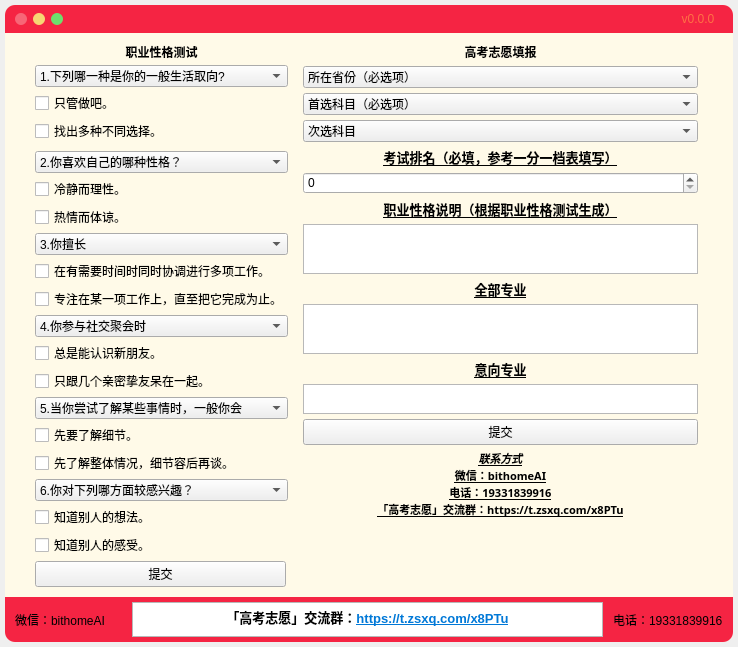
<?xml version="1.0" encoding="UTF-8"?>
<ui version="4.0">
 <author>Nagisa</author>
 <class>MainWindow</class>
 <widget class="QMainWindow" name="MainWindow">
  <property name="enabled">
   <bool>true</bool>
  </property>
  <property name="geometry">
   <rect>
    <x>0</x>
    <y>0</y>
    <width>738</width>
    <height>593</height>
   </rect>
  </property>
  <property name="maximumSize">
   <size>
    <width>750</width>
    <height>593</height>
   </size>
  </property>
  <property name="windowTitle">
   <string>LrcMusicPlayer</string>
  </property>
  <property name="windowIcon">
   <iconset resource="resource.qrc">
    <normaloff>:/images/images/music.png</normaloff>:/images/images/music.png</iconset>
  </property>
  <property name="windowOpacity">
   <double>2.000000000000000</double>
  </property>
  <widget class="QWidget" name="centralwidget">
   <layout class="QHBoxLayout" name="horizontalLayout_9">
    <property name="spacing">
     <number>0</number>
    </property>
    <property name="leftMargin">
     <number>5</number>
    </property>
    <property name="topMargin">
     <number>5</number>
    </property>
    <property name="rightMargin">
     <number>5</number>
    </property>
    <property name="bottomMargin">
     <number>5</number>
    </property>
    <item>
     <widget class="QWidget" name="widget" native="true">
      <property name="focusPolicy">
       <enum>Qt::FocusPolicy::StrongFocus</enum>
      </property>
      <property name="styleSheet">
       <string notr="true">QWidget#widget{
	background:rgb(255, 250, 232);
	border-top-right-radius:10px;
	border-bottom-right-radius:10px;
    border-top-left-radius:10px;
    border-bottom-left-radius:10px;
}

QListWidget{
	font: 9pt &quot;LXGW WenKai&quot;;
	background:rgb(255, 250, 232);
}

QScrollBar:vertical{
    width:8px;
    border:none;
    background:rgba(0,0,0,0%);
    margin:0px,0px,0px,0px;
    padding-top:9px;
    padding-bottom:9px;
}

QScrollBar::handle:vertical{
    width:8px;
    background:rgba(0,0,0,25%);
    border-radius:4px;
    min-height:20;
}

QScrollBar::handle:vertical:hover
{
    width:8px;
    background:rgba(0,0,0,50%);
    border-radius:4px;
    min-height:20;
}
QScrollBar::add-page:vertical{
    background-color:rgb(255, 250, 232);
    height: 0px;
}
QScrollBar::sub-page:vertical{
    background-color:rgb(255, 250, 232);
}
QScrollBar::add-line:vertical
{
    height:9px;width:8px;
	image: url(:/icon/images/arrow-down-bold.png);
    subcontrol-position:bottom;
}
QScrollBar::sub-line:vertical
{
    height:9px;width:8px;
    image: url(:/icon/images/arrow-up-bold.png);
    subcontrol-position:top;
}</string>
      </property>
      <layout class="QVBoxLayout" name="verticalLayout_5">
       <property name="spacing">
        <number>0</number>
       </property>
       <property name="leftMargin">
        <number>0</number>
       </property>
       <property name="topMargin">
        <number>0</number>
       </property>
       <property name="rightMargin">
        <number>0</number>
       </property>
       <property name="bottomMargin">
        <number>0</number>
       </property>
       <item>
        <widget class="QWidget" name="widget_top" native="true">
         <property name="minimumSize">
          <size>
           <width>0</width>
           <height>28</height>
          </size>
         </property>
         <property name="maximumSize">
          <size>
           <width>16777215</width>
           <height>28</height>
          </size>
         </property>
         <property name="mouseTracking">
          <bool>false</bool>
         </property>
         <property name="styleSheet">
          <string notr="true">QWidget#widget_top{
    background:rgb(245, 36, 67);
	border-top-right-radius:10px;
    border-top-left-radius:10px;
}</string>
         </property>
         <layout class="QHBoxLayout" name="horizontalLayout_3">
          <property name="spacing">
           <number>7</number>
          </property>
          <property name="leftMargin">
           <number>10</number>
          </property>
          <property name="topMargin">
           <number>0</number>
          </property>
          <property name="rightMargin">
           <number>10</number>
          </property>
          <property name="bottomMargin">
           <number>0</number>
          </property>
          <item>
           <layout class="QHBoxLayout" name="horizontalLayout_lights_btn">
            <property name="spacing">
             <number>6</number>
            </property>
            <item>
             <widget class="QPushButton" name="pushButton_red">
              <property name="minimumSize">
               <size>
                <width>12</width>
                <height>12</height>
               </size>
              </property>
              <property name="maximumSize">
               <size>
                <width>12</width>
                <height>12</height>
               </size>
              </property>
              <property name="cursor">
               <cursorShape>PointingHandCursor</cursorShape>
              </property>
              <property name="focusPolicy">
               <enum>Qt::FocusPolicy::NoFocus</enum>
              </property>
              <property name="styleSheet">
               <string notr="true">QPushButton{background:#F76677;border-radius:6px;}QPushButton:hover{background:red;}</string>
              </property>
              <property name="text">
               <string/>
              </property>
             </widget>
            </item>
            <item>
             <widget class="QPushButton" name="pushButton_yellow">
              <property name="minimumSize">
               <size>
                <width>12</width>
                <height>12</height>
               </size>
              </property>
              <property name="maximumSize">
               <size>
                <width>12</width>
                <height>12</height>
               </size>
              </property>
              <property name="cursor">
               <cursorShape>PointingHandCursor</cursorShape>
              </property>
              <property name="focusPolicy">
               <enum>Qt::FocusPolicy::NoFocus</enum>
              </property>
              <property name="styleSheet">
               <string notr="true">QPushButton{background:#F7D674;border-radius:6px;}
QPushButton:hover{background:yellow;}</string>
              </property>
              <property name="text">
               <string/>
              </property>
             </widget>
            </item>
            <item>
             <widget class="QPushButton" name="pushButton_green">
              <property name="minimumSize">
               <size>
                <width>12</width>
                <height>12</height>
               </size>
              </property>
              <property name="maximumSize">
               <size>
                <width>12</width>
                <height>12</height>
               </size>
              </property>
              <property name="cursor">
               <cursorShape>PointingHandCursor</cursorShape>
              </property>
              <property name="focusPolicy">
               <enum>Qt::FocusPolicy::NoFocus</enum>
              </property>
              <property name="styleSheet">
               <string notr="true">QPushButton{background:#6DDF6D;border-radius:6px;}QPushButton:hover{background:green;}</string>
              </property>
              <property name="text">
               <string/>
              </property>
             </widget>
            </item>
           </layout>
          </item>
          <item>
           <spacer name="horizontalSpacer">
            <property name="orientation">
             <enum>Qt::Orientation::Horizontal</enum>
            </property>
            <property name="sizeHint" stdset="0">
             <size>
              <width>40</width>
              <height>20</height>
             </size>
            </property>
           </spacer>
          </item>
          <item>
           <widget class="QPushButton" name="pushButton_update">
            <property name="sizePolicy">
             <sizepolicy hsizetype="Minimum" vsizetype="Fixed">
              <horstretch>0</horstretch>
              <verstretch>0</verstretch>
             </sizepolicy>
            </property>
            <property name="minimumSize">
             <size>
              <width>50</width>
              <height>0</height>
             </size>
            </property>
            <property name="maximumSize">
             <size>
              <width>50</width>
              <height>16777215</height>
             </size>
            </property>
            <property name="cursor">
             <cursorShape>PointingHandCursor</cursorShape>
            </property>
            <property name="focusPolicy">
             <enum>Qt::FocusPolicy::NoFocus</enum>
            </property>
            <property name="styleSheet">
             <string notr="true">QPushButton{
	background:rgb(245, 36, 67);
	border-radius:8px;
	font: 9pt &quot;微软雅黑&quot;;
	color: #ff7043;
}
QPushButton:hover{
	background:#e60039;
}
</string>
            </property>
            <property name="text">
             <string>v0.0.0</string>
            </property>
           </widget>
          </item>
         </layout>
        </widget>
       </item>
       <item>
        <layout class="QHBoxLayout" name="horizontalLayout_body" stretch="0,0,0,0,0,0,0,0,0,0">
         <property name="spacing">
          <number>5</number>
         </property>
         <property name="leftMargin">
          <number>10</number>
         </property>
         <property name="topMargin">
          <number>10</number>
         </property>
         <property name="rightMargin">
          <number>10</number>
         </property>
         <property name="bottomMargin">
          <number>10</number>
         </property>
         <item>
          <spacer name="horizontalSpacer_2">
           <property name="orientation">
            <enum>Qt::Orientation::Horizontal</enum>
           </property>
           <property name="sizeType">
            <enum>QSizePolicy::Policy::Fixed</enum>
           </property>
           <property name="sizeHint" stdset="0">
            <size>
             <width>20</width>
             <height>100</height>
            </size>
           </property>
          </spacer>
         </item>
         <item>
          <layout class="QHBoxLayout" name="horizontalLayout_2"/>
         </item>
         <item>
          <layout class="QVBoxLayout" name="verticalLayout_musiclist" stretch="0,0,0,0,0,0,0,0,0,0,0,0,0,0,0,0,0,0,0,0,0,0">
           <property name="spacing">
            <number>4</number>
           </property>
           <item>
            <layout class="QVBoxLayout" name="verticalLayout_2"/>
           </item>
           <item>
            <widget class="QLabel" name="label_list_name">
             <property name="sizePolicy">
              <sizepolicy hsizetype="Minimum" vsizetype="Preferred">
               <horstretch>0</horstretch>
               <verstretch>0</verstretch>
              </sizepolicy>
             </property>
             <property name="styleSheet">
              <string notr="true">font: 10pt &quot;LXGW WenKai&quot;;</string>
             </property>
             <property name="text">
              <string>&lt;html&gt;&lt;head/&gt;&lt;body&gt;&lt;p align=&quot;center&quot;&gt;&lt;span style=&quot; font-weight:700;&quot;&gt;职业性格测试&lt;/span&gt;&lt;/p&gt;&lt;/body&gt;&lt;/html&gt;</string>
             </property>
            </widget>
           </item>
           <item>
            <widget class="QComboBox" name="comboBox">
             <item>
              <property name="text">
               <string>1.下列哪一种是你的一般生活取向?</string>
              </property>
             </item>
            </widget>
           </item>
           <item>
            <widget class="QCheckBox" name="checkBox_1">
             <property name="enabled">
              <bool>true</bool>
             </property>
             <property name="text">
              <string>只管做吧。</string>
             </property>
            </widget>
           </item>
           <item>
            <widget class="QCheckBox" name="checkBox_2">
             <property name="text">
              <string>找出多种不同选择。</string>
             </property>
            </widget>
           </item>
           <item>
            <widget class="QWidget" name="widget_2" native="true"/>
           </item>
           <item>
            <widget class="QComboBox" name="comboBox_2">
             <item>
              <property name="text">
               <string>2.你喜欢自己的哪种性格？</string>
              </property>
             </item>
            </widget>
           </item>
           <item>
            <widget class="QCheckBox" name="checkBox_3">
             <property name="text">
              <string>冷静而理性。</string>
             </property>
            </widget>
           </item>
           <item>
            <widget class="QCheckBox" name="checkBox_4">
             <property name="text">
              <string>热情而体谅。</string>
             </property>
            </widget>
           </item>
           <item>
            <widget class="QComboBox" name="comboBox_4">
             <item>
              <property name="text">
               <string>3.你擅长</string>
              </property>
             </item>
            </widget>
           </item>
           <item>
            <widget class="QCheckBox" name="checkBox_6">
             <property name="text">
              <string>在有需要时间时同时协调进行多项工作。</string>
             </property>
            </widget>
           </item>
           <item>
            <widget class="QCheckBox" name="checkBox_5">
             <property name="text">
              <string>专注在某一项工作上，直至把它完成为止。</string>
             </property>
            </widget>
           </item>
           <item>
            <widget class="QComboBox" name="comboBox_5">
             <item>
              <property name="text">
               <string>4.你参与社交聚会时</string>
              </property>
             </item>
            </widget>
           </item>
           <item>
            <widget class="QCheckBox" name="checkBox_7">
             <property name="text">
              <string>总是能认识新朋友。</string>
             </property>
             <property name="checkable">
              <bool>true</bool>
             </property>
             <property name="checked">
              <bool>false</bool>
             </property>
             <property name="autoRepeat">
              <bool>false</bool>
             </property>
            </widget>
           </item>
           <item>
            <widget class="QCheckBox" name="checkBox_8">
             <property name="text">
              <string>只跟几个亲密挚友呆在一起。</string>
             </property>
            </widget>
           </item>
           <item>
            <widget class="QComboBox" name="comboBox_3">
             <item>
              <property name="text">
               <string>5.当你尝试了解某些事情时，一般你会</string>
              </property>
             </item>
            </widget>
           </item>
           <item>
            <widget class="QCheckBox" name="checkBox_9">
             <property name="text">
              <string>先要了解细节。</string>
             </property>
            </widget>
           </item>
           <item>
            <widget class="QCheckBox" name="checkBox_10">
             <property name="text">
              <string>先了解整体情况，细节容后再谈。</string>
             </property>
            </widget>
           </item>
           <item>
            <widget class="QComboBox" name="comboBox_6">
             <item>
              <property name="text">
               <string>6.你对下列哪方面较感兴趣？</string>
              </property>
             </item>
            </widget>
           </item>
           <item>
            <widget class="QCheckBox" name="checkBox_11">
             <property name="text">
              <string>知道别人的想法。</string>
             </property>
            </widget>
           </item>
           <item>
            <widget class="QCheckBox" name="checkBox_12">
             <property name="text">
              <string>知道别人的感受。</string>
             </property>
            </widget>
           </item>
           <item>
            <widget class="QPushButton" name="pushButton">
             <property name="minimumSize">
              <size>
               <width>251</width>
               <height>0</height>
              </size>
             </property>
             <property name="maximumSize">
              <size>
               <width>251</width>
               <height>16777215</height>
              </size>
             </property>
             <property name="text">
              <string>提交</string>
             </property>
            </widget>
           </item>
          </layout>
         </item>
         <item>
          <layout class="QHBoxLayout" name="horizontalLayout_5"/>
         </item>
         <item>
          <spacer name="horizontalSpacer_4">
           <property name="orientation">
            <enum>Qt::Orientation::Horizontal</enum>
           </property>
           <property name="sizeType">
            <enum>QSizePolicy::Policy::Fixed</enum>
           </property>
           <property name="sizeHint" stdset="0">
            <size>
             <width>10</width>
             <height>20</height>
            </size>
           </property>
          </spacer>
         </item>
         <item>
          <layout class="QHBoxLayout" name="horizontalLayout"/>
         </item>
         <item>
          <layout class="QVBoxLayout" name="verticalLayout_lrc">
           <item>
            <layout class="QVBoxLayout" name="verticalLayout"/>
           </item>
           <item>
            <widget class="QLabel" name="label_name">
             <property name="enabled">
              <bool>true</bool>
             </property>
             <property name="styleSheet">
              <string notr="true">font: 10pt &quot;LXGW WenKai&quot;;</string>
             </property>
             <property name="text">
              <string>&lt;html&gt;&lt;head/&gt;&lt;body&gt;&lt;p align=&quot;center&quot;&gt;&lt;span style=&quot; font-weight:700;&quot;&gt;高考志愿填报&lt;/span&gt;&lt;/p&gt;&lt;/body&gt;&lt;/html&gt;</string>
             </property>
            </widget>
           </item>
           <item>
            <widget class="QComboBox" name="comboBox_7">
             <item>
              <property name="text">
               <string>所在省份（必选项）</string>
              </property>
             </item>
             <item>
              <property name="text">
               <string>河北</string>
              </property>
             </item>
            </widget>
           </item>
           <item>
            <widget class="QComboBox" name="comboBox_8">
             <item>
              <property name="text">
               <string>首选科目（必选项）</string>
              </property>
             </item>
             <item>
              <property name="text">
               <string>物理</string>
              </property>
             </item>
             <item>
              <property name="text">
               <string>历史</string>
              </property>
             </item>
            </widget>
           </item>
           <item>
            <widget class="QComboBox" name="comboBox_9">
             <item>
              <property name="text">
               <string>次选科目</string>
              </property>
             </item>
             <item>
              <property name="text">
               <string>地理、政治</string>
              </property>
             </item>
             <item>
              <property name="text">
               <string>化学、生物</string>
              </property>
             </item>
             <item>
              <property name="text">
               <string>地理、化学</string>
              </property>
             </item>
             <item>
              <property name="text">
               <string>地理、生物</string>
              </property>
             </item>
             <item>
              <property name="text">
               <string>化学、政治</string>
              </property>
             </item>
             <item>
              <property name="text">
               <string>生物、政治</string>
              </property>
             </item>
            </widget>
           </item>
           <item>
            <widget class="QLabel" name="label_4">
             <property name="font">
              <font>
               <pointsize>10</pointsize>
               <bold>true</bold>
               <underline>true</underline>
               <strikeout>false</strikeout>
              </font>
             </property>
             <property name="styleSheet">
              <string notr="true"/>
             </property>
             <property name="text">
              <string>考试排名（必填，参考一分一档表填写）</string>
             </property>
             <property name="alignment">
              <set>Qt::AlignmentFlag::AlignCenter</set>
             </property>
            </widget>
           </item>
           <item>
            <widget class="QSpinBox" name="spinBox">
             <property name="maximum">
              <number>999999999</number>
             </property>
            </widget>
           </item>
           <item>
            <widget class="QLabel" name="label_6">
             <property name="font">
              <font>
               <pointsize>10</pointsize>
               <bold>true</bold>
               <underline>true</underline>
              </font>
             </property>
             <property name="text">
              <string>职业性格说明（根据职业性格测试生成）</string>
             </property>
             <property name="alignment">
              <set>Qt::AlignmentFlag::AlignCenter</set>
             </property>
            </widget>
           </item>
           <item>
            <widget class="QTextBrowser" name="textBrowser">
             <property name="maximumSize">
              <size>
               <width>16777215</width>
               <height>50</height>
              </size>
             </property>
            </widget>
           </item>
           <item>
            <widget class="QLabel" name="label_5">
             <property name="font">
              <font>
               <family>Microsoft YaHei UI</family>
               <pointsize>10</pointsize>
               <italic>false</italic>
               <bold>true</bold>
               <underline>true</underline>
              </font>
             </property>
             <property name="styleSheet">
              <string notr="true"/>
             </property>
             <property name="text">
              <string>全部专业</string>
             </property>
             <property name="alignment">
              <set>Qt::AlignmentFlag::AlignCenter</set>
             </property>
             <property name="wordWrap">
              <bool>false</bool>
             </property>
            </widget>
           </item>
           <item>
            <widget class="QTextBrowser" name="textBrowser_2">
             <property name="maximumSize">
              <size>
               <width>16777215</width>
               <height>50</height>
              </size>
             </property>
            </widget>
           </item>
           <item>
            <widget class="QLabel" name="label_7">
             <property name="font">
              <font>
               <pointsize>10</pointsize>
               <bold>true</bold>
               <underline>true</underline>
              </font>
             </property>
             <property name="text">
              <string>意向专业</string>
             </property>
             <property name="alignment">
              <set>Qt::AlignmentFlag::AlignCenter</set>
             </property>
            </widget>
           </item>
           <item>
            <widget class="QTextBrowser" name="textBrowser_3">
             <property name="maximumSize">
              <size>
               <width>16777215</width>
               <height>30</height>
              </size>
             </property>
            </widget>
           </item>
           <item>
            <widget class="QPushButton" name="pushButton_2">
             <property name="minimumSize">
              <size>
               <width>350</width>
               <height>0</height>
              </size>
             </property>
             <property name="text">
              <string>提交</string>
             </property>
            </widget>
           </item>
           <item>
            <widget class="QListWidget" name="listWidget_3">
             <property name="enabled">
              <bool>true</bool>
             </property>
             <property name="minimumSize">
              <size>
               <width>0</width>
               <height>100</height>
              </size>
             </property>
             <property name="maximumSize">
              <size>
               <width>16777215</width>
               <height>16777215</height>
              </size>
             </property>
             <property name="font">
              <font>
               <family>LXGW WenKai</family>
               <pointsize>9</pointsize>
               <italic>false</italic>
               <bold>false</bold>
              </font>
             </property>
             <property name="focusPolicy">
              <enum>Qt::FocusPolicy::NoFocus</enum>
             </property>
             <property name="styleSheet">
              <string notr="true">QListView::item:hover {
	background-color: transparent;
	border-left: 3px solid #ff441a;
}
QListView::item:selected {
	background-color: transparent;
}</string>
             </property>
             <property name="frameShape">
              <enum>QFrame::Shape::NoFrame</enum>
             </property>
             <property name="horizontalScrollBarPolicy">
              <enum>Qt::ScrollBarPolicy::ScrollBarAlwaysOff</enum>
             </property>
             <item>
              <property name="text">
               <string>联系方式</string>
              </property>
              <property name="font">
               <font>
                <pointsize>8</pointsize>
                <italic>true</italic>
                <bold>true</bold>
                <underline>true</underline>
               </font>
              </property>
              <property name="textAlignment">
               <set>AlignCenter</set>
              </property>
             </item>
             <item>
              <property name="text">
               <string>微信：bithomeAI</string>
              </property>
              <property name="font">
               <font>
                <pointsize>8</pointsize>
                <italic>false</italic>
                <bold>true</bold>
                <underline>true</underline>
               </font>
              </property>
              <property name="textAlignment">
               <set>AlignCenter</set>
              </property>
             </item>
             <item>
              <property name="text">
               <string>电话：19331839916</string>
              </property>
              <property name="font">
               <font>
                <pointsize>8</pointsize>
                <italic>false</italic>
                <bold>true</bold>
                <underline>true</underline>
                <strikeout>false</strikeout>
               </font>
              </property>
              <property name="textAlignment">
               <set>AlignCenter</set>
              </property>
             </item>
             <item>
              <property name="text">
               <string>「高考志愿」交流群：https://t.zsxq.com/x8PTu</string>
              </property>
              <property name="font">
               <font>
                <pointsize>8</pointsize>
                <bold>true</bold>
                <underline>true</underline>
               </font>
              </property>
              <property name="textAlignment">
               <set>AlignCenter</set>
              </property>
             </item>
            </widget>
           </item>
           <item>
            <layout class="QVBoxLayout" name="verticalLayout_7"/>
           </item>
          </layout>
         </item>
         <item>
          <layout class="QHBoxLayout" name="horizontalLayout_4"/>
         </item>
         <item>
          <spacer name="horizontalSpacer_3">
           <property name="orientation">
            <enum>Qt::Orientation::Horizontal</enum>
           </property>
           <property name="sizeType">
            <enum>QSizePolicy::Policy::Fixed</enum>
           </property>
           <property name="sizeHint" stdset="0">
            <size>
             <width>20</width>
             <height>100</height>
            </size>
           </property>
          </spacer>
         </item>
         <item>
          <widget class="QWidget" name="widget_comment" native="true">
           <layout class="QVBoxLayout" name="verticalLayout_3">
            <property name="leftMargin">
             <number>0</number>
            </property>
            <property name="topMargin">
             <number>0</number>
            </property>
            <property name="rightMargin">
             <number>0</number>
            </property>
            <property name="bottomMargin">
             <number>0</number>
            </property>
           </layout>
          </widget>
         </item>
        </layout>
       </item>
       <item>
        <widget class="QWidget" name="widget_bottom" native="true">
         <property name="minimumSize">
          <size>
           <width>0</width>
           <height>45</height>
          </size>
         </property>
         <property name="maximumSize">
          <size>
           <width>16777215</width>
           <height>45</height>
          </size>
         </property>
         <property name="styleSheet">
          <string notr="true">QWidget#widget_bottom{
	background:rgb(245, 36, 67);
	border-color: rgb(0, 0, 0);
	border-bottom-right-radius:10px;
    	border-bottom-left-radius:10px;
}

QPushButton{
	border:none;
}</string>
         </property>
         <layout class="QHBoxLayout" name="horizontalLayout_6">
          <property name="spacing">
           <number>10</number>
          </property>
          <property name="leftMargin">
           <number>10</number>
          </property>
          <property name="topMargin">
           <number>5</number>
          </property>
          <property name="rightMargin">
           <number>10</number>
          </property>
          <property name="bottomMargin">
           <number>5</number>
          </property>
          <item>
           <widget class="QLabel" name="label">
            <property name="styleSheet">
             <string notr="true"/>
            </property>
            <property name="text">
             <string>微信：bithomeAI</string>
            </property>
           </widget>
          </item>
          <item>
           <widget class="QLabel" name="label_time_end">
            <property name="minimumSize">
             <size>
              <width>0</width>
              <height>0</height>
             </size>
            </property>
            <property name="styleSheet">
             <string notr="true">font: 9pt &quot;LXGW WenKai&quot;;
color: #616161;</string>
            </property>
            <property name="text">
             <string/>
            </property>
           </widget>
          </item>
          <item>
           <widget class="QTextEdit" name="textEdit">
            <property name="styleSheet">
             <string notr="true"/>
            </property>
            <property name="html">
             <string>&lt;!DOCTYPE HTML PUBLIC &quot;-//W3C//DTD HTML 4.0//EN&quot; &quot;http://www.w3.org/TR/REC-html40/strict.dtd&quot;&gt;
&lt;html&gt;&lt;head&gt;&lt;meta name=&quot;qrichtext&quot; content=&quot;1&quot; /&gt;&lt;meta charset=&quot;utf-8&quot; /&gt;&lt;style type=&quot;text/css&quot;&gt;
p, li { white-space: pre-wrap; }
hr { height: 1px; border-width: 0; }
li.unchecked::marker { content: &quot;\2610&quot;; }
li.checked::marker { content: &quot;\2612&quot;; }
&lt;/style&gt;&lt;/head&gt;&lt;body style=&quot; font-family:'Microsoft YaHei UI'; font-size:9pt; font-weight:400; font-style:normal;&quot;&gt;
&lt;p align=&quot;center&quot; style=&quot; margin-top:0px; margin-bottom:0px; margin-left:0px; margin-right:0px; -qt-block-indent:0; text-indent:0px;&quot;&gt;&lt;span style=&quot; font-size:10pt; font-weight:700;&quot;&gt;「高考志愿」交流群：&lt;/span&gt;&lt;a href=&quot;https://t.zsxq.com/x8PTu&quot;&gt;&lt;span style=&quot; font-size:10pt; font-weight:700; text-decoration: underline; color:#0078d7;&quot;&gt;https://t.zsxq.com/x8PTu&lt;/span&gt;&lt;/a&gt;&lt;/p&gt;&lt;/body&gt;&lt;/html&gt;</string>
            </property>
           </widget>
          </item>
          <item>
           <widget class="QLabel" name="label_2">
            <property name="styleSheet">
             <string notr="true"/>
            </property>
            <property name="text">
             <string>电话：19331839916</string>
            </property>
           </widget>
          </item>
         </layout>
        </widget>
       </item>
      </layout>
     </widget>
    </item>
   </layout>
  </widget>
 </widget>
 <resources>
  <include location="resource.qrc"/>
 </resources>
 <connections/>
</ui>
